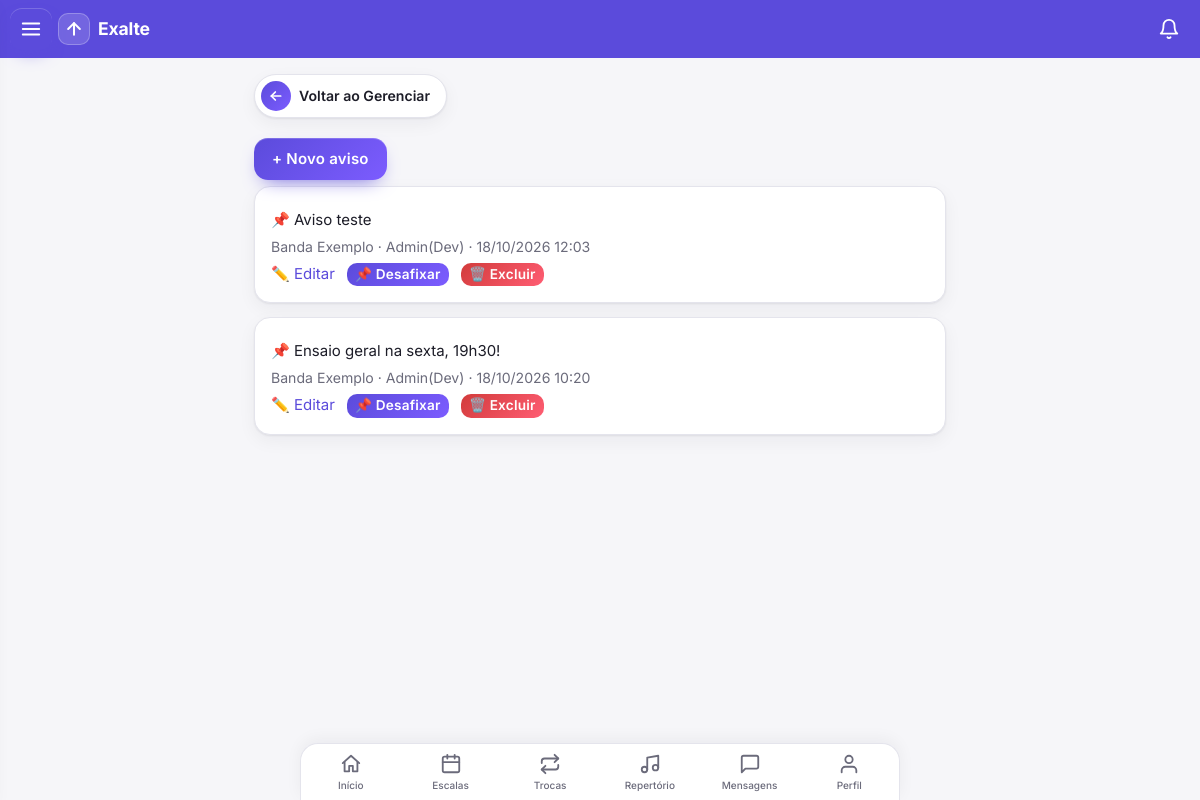
Page /avisos/ (signed in) on the committed database.
### core/models.py (models this page shows)
class Aviso(models.Model):
    banda = models.ForeignKey(Banda, on_delete=models.CASCADE, related_name="avisos")
    autor = models.ForeignKey(settings.AUTH_USER_MODEL, on_delete=models.SET_NULL, null=True)
    texto = models.TextField()
    fixado = models.BooleanField(default=False)
    criado = models.DateTimeField(auto_now_add=True)
    class Meta:
        ordering = ["-fixado", "-criado"]

class Banda(models.Model):
    nome = models.CharField(max_length=100)
    descricao = models.TextField(blank=True)
    foto_em = models.DateTimeField(null=True, blank=True)
    def __str__(self):
        return self.nome

### core/views.py (the view)
# urls.py: path("avisos/", v.avisos_lista, name="avisos"),
@login_required
def avisos_lista(request):
    if not _eh_lider(request.user):
        return redirect("home")
    avisos = (Aviso.objects.filter(banda__membros__user=request.user, banda__membros__papel="lider")
              .select_related("banda", "autor").distinct())
    return render(request, "avisos.html", dict(avisos=avisos))

### core/leitura.py (called while the page is built)
def contagens(user):
    bandas = list(Membro.objects.filter(user=user).values_list("banda_id", flat=True))
    if not bandas:
        return {}
    marcas = dict(LeituraMensagens.objects.filter(user=user, banda_id__in=bandas).values_list("banda_id", "ate"))
    agora = timezone.now()
    novas = [LeituraMensagens(user=user, banda_id=b, ate=agora) for b in bandas if b not in marcas]
    if novas:
        LeituraMensagens.objects.bulk_create(novas, ignore_conflicts=True)
        marcas.update({n.banda_id: agora for n in novas})
    return {b: Mensagem.objects.filter(banda_id=b, criado__gt=marcas[b]).exclude(autor=user).count() for b in bandas}

### core/templatetags/menu.py (called while the page is built)
@register.simple_tag(takes_context=True)
def usuario_eh_lider(context):
    u = context["request"].user
    return u.is_authenticated and Membro.objects.filter(user=u, papel="lider").exists()

@register.simple_tag(takes_context=True)
def nao_lidas(context):
    request = context.get("request")
    if request is None or not request.user.is_authenticated:
        return 0
    if not hasattr(request, "_nao_lidas"):
        from core.leitura import contagens
        request._nao_lidas = sum(contagens(request.user).values())
    return request._nao_lidas

### core/views.py (called while the page is built)
def _eh_lider(user):
    return Membro.objects.filter(user=user, papel="lider").exists()

### core/templates/avisos.html (shortened to what this page needs)
{% extends "base.html" %}{% block content %}
<a class="voltar" href="{% url 'gerenciar' %}"><span class="seta"><svg class="ic"><use href="#i-back"/></svg></span>Voltar ao Gerenciar</a>
<p><a href="{% url 'aviso_novo' %}"><button>+ Novo aviso</button></a></p>
{% for a in avisos %}<div class="card">
<p>{% if a.fixado %}📌 {% endif %}{{ a.texto|linebreaksbr }}</p>
<p class="mut">{{ a.banda }} · {{ a.autor.first_name|default:a.autor.username }} · {{ a.criado|date:"d/m/Y H:i" }}</p>
<a href="{% url 'aviso_editar' a.pk %}">✏️ Editar</a>
<form class="inl" method="post" action="{% url 'aviso_fixar' a.pk %}">{% csrf_token %}<button>{% if a.fixado %}📌 Desafixar{% else %}📌 Fixar{% endif %}</button></form>
<form class="inl" method="post" action="{% url 'aviso_excluir' a.pk %}" onsubmit="return confirm('Excluir este aviso?')">{% csrf_token %}<button class="no">🗑️ Excluir</button></form></div>
{% empty %}<p class="mut">Nenhum aviso ainda.</p>{% endfor %}
{% endblock %}

### core/templates/base.html (style rules this page uses)
:root { --bg:#f6f6f9;--card:#fff;--tx:#1d1d28;--mut:#6b6b7b;--pri:#5b4bdb;--pri-soft:#ecebfb;--ok:#1a9d5a;--no:#d23b3b;--bd:#e4e4ec;--sh:0 1px 2px #1d1d2812,0 6px 18px #1d1d280d;--pri2:#7c5cff;--field:#f2f2f9;--glow:#5b4bdb40 }
* { box-sizing:border-box;-webkit-tap-highlight-color:transparent }
html { scroll-padding-top:70px }
body { margin:0;font-family:Inter,system-ui,-apple-system,"Segoe UI",Roboto,sans-serif;background:var(--bg);color:var(--tx);line-height:1.45;font-size:15px; padding-bottom:calc(76px + env(safe-area-inset-bottom,0px)) }
a { color:var(--pri);text-decoration:none }
svg.ic { width:22px;height:22px;fill:none;stroke:currentColor;stroke-width:2;stroke-linecap:round;stroke-linejoin:round;flex:none }
.card { background:var(--card);border-radius:16px;padding:16px;margin:0 0 14px;box-shadow:var(--sh);border:1px solid var(--bd) }
.mut { color:var(--mut);font-size:.88rem }
p { margin:.4em 0 }
button,.btn { font:inherit;font-weight:600;letter-spacing:.015em;min-height:42px;padding:9px 18px;border-radius:14px;border:0;color:#fff;cursor:pointer; background:linear-gradient(135deg,var(--pri),var(--pri2));box-shadow:0 8px 20px -10px var(--pri),inset 0 1px 0 #ffffff30;transition:transform .12s,box-shadow .2s,filter .2s }
button.no { background:linear-gradient(135deg,#d23b3b,#ff5d73);box-shadow:0 8px 20px -10px var(--no),inset 0 1px 0 #ffffff30 }
.inl button { min-height:0;padding:4px 11px;font-size:.85rem;border-radius:10px;box-shadow:none }
a.voltar { display:inline-flex;align-items:center;gap:8px;padding:6px 16px 6px 6px;margin:0 0 14px;border-radius:99px;background:var(--card);border:1px solid var(--bd);box-shadow:var(--sh);color:var(--tx);font-weight:600;font-size:.88rem;transition:transform .12s,box-shadow .2s }
a.voltar .seta { width:30px;height:30px;border-radius:50%;display:grid;place-items:center;color:#fff;background:linear-gradient(135deg,var(--pri),var(--pri2)) }
a.voltar .seta svg { width:16px;height:16px;stroke-width:2.6 }

### core/templates/avisos.html (style rules this page uses)
.inl { display:inline;margin:0 0 0 8px }
.inl button { padding:2px 8px }

### rows in the picture
Aviso: texto "Aviso teste", banda "Banda Exemplo", autor.first_name "Admin(Dev)", criado "18/10/2026 12:03", fixado "📌 Desafixar"
Aviso: texto "Ensaio geral na sexta, 19h30!", banda "Banda Exemplo", autor.first_name "Admin(Dev)", criado "18/10/2026 10:20", fixado "📌 Desafixar"
